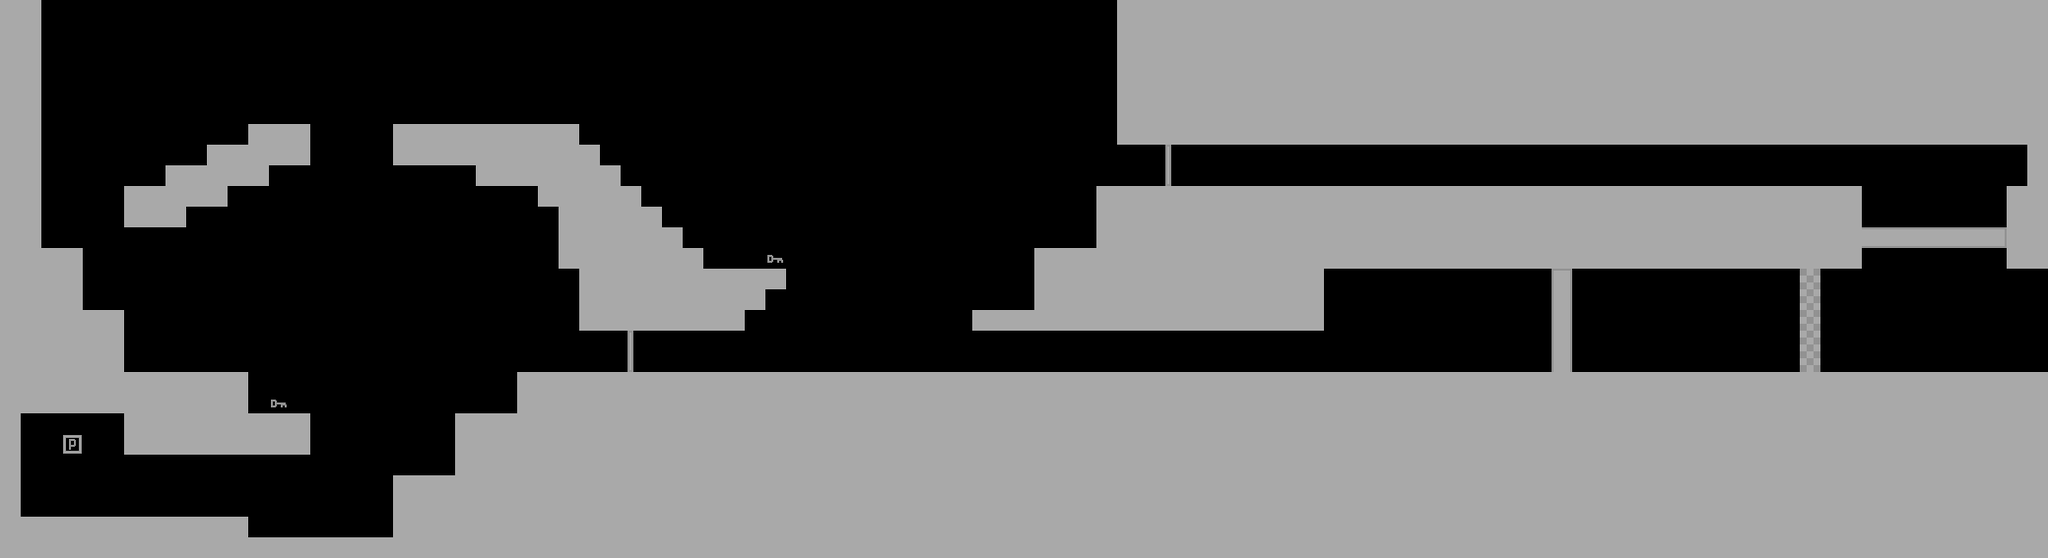

Below is a game level as drawn by its tile map, then a one-line description and the .tmx file that defines it, in full:
An orthogonal 99x27 tile map with 21x21 px tiles, 1 tile layer (Tile Layer 1) and 13 objects.

<map version="1.0" orientation="orthogonal" renderorder="right-down" width="99" height="27" tilewidth="21" tileheight="21" nextobjectid="1">
 <tileset firstgid="1" name="gts" tilewidth="21" tileheight="21" tilecount="25" columns="5">
  <image source="gts.png" trans="5e81a2" width="105" height="105" />
  <tile id="1">
   <objectgroup draworder="index">
    <object id="1" x="0" y="0" width="21" height="21" />
   </objectgroup>
  </tile>
  <tile id="2">
   <objectgroup draworder="index">
    <object id="1" x="0" y="0" width="21" height="21" />
   </objectgroup>
  </tile>
  <tile id="4">
   <objectgroup draworder="index">
    <object id="1" x="0" y="15" width="21" height="6" />
   </objectgroup>
  </tile>
  <tile id="6">
   <objectgroup draworder="index">
    <object id="10" x="0" y="0" width="21" height="21" />
   </objectgroup>
  </tile>
  <tile id="7">
   <objectgroup draworder="index">
    <object id="2" x="0" y="0" width="21" height="21" />
   </objectgroup>
  </tile>
  <tile id="9">
   <objectgroup draworder="index">
    <object id="1" x="2" y="7" width="16" height="8" />
   </objectgroup>
  </tile>
  <tile id="15">
   <objectgroup draworder="index">
    <object id="3" x="0" y="0" width="21" height="21" />
   </objectgroup>
  </tile>
  <tile id="16">
   <objectgroup draworder="index">
    <object id="2" x="0" y="0" width="21" height="21" />
   </objectgroup>
  </tile>
  <tile id="17">
   <objectgroup draworder="index">
    <object id="1" x="0" y="0" width="21" height="21" />
   </objectgroup>
  </tile>
  <tile id="19">
   <objectgroup draworder="index">
    <object id="1" x="0" y="0" width="21" height="21" />
   </objectgroup>
  </tile>
  <tile id="21">
   <objectgroup draworder="index">
    <object id="1" x="0" y="0" width="21" height="21" />
   </objectgroup>
  </tile>
  <tile id="22">
   <objectgroup draworder="index">
    <object id="1" x="0" y="0" width="21" height="21" />
   </objectgroup>
  </tile>
  <tile id="24">
   <objectgroup draworder="index">
    <object id="1" x="0" y="0" width="21" height="21" />
   </objectgroup>
  </tile>
 </tileset>
 <layer name="Tile Layer 1" width="99" height="27">
  <data encoding="csv">
7,7,0,0,0,0,0,0,0,0,0,0,0,0,0,0,0,0,0,0,0,0,0,0,0,0,0,0,0,0,0,0,0,0,0,0,0,0,0,0,0,0,0,0,0,0,0,0,0,0,0,0,0,0,7,7,7,7,7,7,7,7,7,7,7,7,7,7,7,7,7,7,7,7,7,7,7,7,7,7,7,7,7,7,7,7,7,7,7,7,7,7,7,7,7,7,7,7,7,
7,7,0,0,0,0,0,0,0,0,0,0,0,0,0,0,0,0,0,0,0,0,0,0,0,0,0,0,0,0,0,0,0,0,0,0,0,0,0,0,0,0,0,0,0,0,0,0,0,0,0,0,0,0,7,7,7,7,7,7,7,7,7,7,7,7,7,7,7,7,7,7,7,7,7,7,7,7,7,7,7,7,7,7,7,7,7,7,7,7,7,7,7,7,7,7,7,7,7,
7,7,0,0,0,0,0,0,0,0,0,0,0,0,0,0,0,0,0,0,0,0,0,0,0,0,0,0,0,0,0,0,0,0,0,0,0,0,0,0,0,0,0,0,0,0,0,0,0,0,0,0,0,0,7,7,7,7,7,7,7,7,7,7,7,7,7,7,7,7,7,7,7,7,7,7,7,7,7,7,7,7,7,7,7,7,7,7,7,7,7,7,7,7,7,7,7,7,7,
7,7,0,0,0,0,0,0,0,0,0,0,0,0,0,0,0,0,0,0,0,0,0,0,0,0,0,0,0,0,0,0,0,0,0,0,0,0,0,0,0,0,0,0,0,0,0,0,0,0,0,0,0,0,7,7,7,7,7,7,7,7,7,7,7,7,7,7,7,7,7,7,7,7,7,7,7,7,7,7,7,7,7,7,7,7,7,7,7,7,7,7,7,7,7,7,7,7,7,
7,7,0,0,0,0,0,0,0,0,0,0,0,0,0,0,0,0,0,0,0,0,0,0,0,0,0,0,0,0,0,0,0,0,0,0,0,0,0,0,0,0,0,0,0,0,0,0,0,0,0,0,0,0,7,7,7,7,7,7,7,7,7,7,7,7,7,7,7,7,7,7,7,7,7,7,7,7,7,7,7,7,7,7,7,7,7,7,7,7,7,7,7,7,7,7,7,7,7,
7,7,0,0,0,0,0,0,0,0,0,0,0,0,0,0,0,0,0,0,0,0,0,0,0,0,0,0,0,0,0,0,0,0,0,0,0,0,0,0,0,0,0,0,0,0,0,0,0,0,0,0,0,0,7,7,7,7,7,7,7,7,7,7,7,7,7,7,7,7,7,7,7,7,7,7,7,7,7,7,7,7,7,7,7,7,7,7,7,7,7,7,7,7,7,7,7,7,7,
7,7,0,0,0,0,0,0,0,0,0,0,7,7,7,0,0,0,0,7,7,7,7,7,7,7,7,7,0,0,0,0,0,0,0,0,0,0,0,0,0,0,0,0,0,0,0,0,0,0,0,0,0,0,7,7,7,7,7,7,7,7,7,7,7,7,7,7,7,7,7,7,7,7,7,7,7,7,7,7,7,7,7,7,7,7,7,7,7,7,7,7,7,7,7,7,7,7,7,
7,7,0,0,0,0,0,0,0,0,7,7,7,7,7,0,0,0,0,7,7,7,7,7,7,7,7,7,7,0,0,0,0,0,0,0,0,0,0,0,0,0,0,0,0,0,0,0,0,0,0,0,0,0,0,0,9,0,0,0,0,0,0,0,0,0,0,0,0,0,0,0,0,0,0,0,0,0,0,0,0,0,0,0,0,0,0,0,0,0,0,0,0,0,0,0,0,0,7,
7,7,0,0,0,0,0,0,7,7,7,7,7,0,0,0,0,0,0,0,0,0,0,7,7,7,7,7,7,7,0,0,0,0,0,0,0,0,0,0,0,0,0,0,0,0,0,0,0,0,0,0,0,0,0,0,14,0,0,0,0,0,0,0,0,0,0,0,0,0,0,0,0,0,0,0,0,0,0,0,0,0,0,0,0,0,0,0,0,0,0,0,0,0,0,0,0,0,7,
7,7,0,0,0,0,7,7,7,7,7,0,0,0,0,0,0,0,0,0,0,0,0,0,0,0,7,7,7,7,7,0,0,0,0,0,0,0,0,0,0,0,0,0,0,0,0,0,0,0,0,0,0,7,7,7,7,7,7,7,7,7,7,7,7,7,7,7,7,7,7,7,7,7,7,7,7,7,7,7,7,7,7,7,7,7,7,7,7,7,0,0,0,0,0,0,0,7,7,
7,7,0,0,0,0,7,7,7,0,0,0,0,0,0,0,0,0,0,0,0,0,0,0,0,0,0,7,7,7,7,7,0,0,0,0,0,0,0,0,0,0,0,0,0,0,0,0,0,0,0,0,0,7,7,7,7,7,7,7,7,7,7,7,7,7,7,7,7,7,7,7,7,7,7,7,7,7,7,7,7,7,7,7,7,7,7,7,7,7,0,0,0,0,0,0,0,7,7,
7,7,0,0,0,0,0,0,0,0,0,0,0,0,0,0,0,0,0,0,0,0,0,0,0,0,0,7,7,7,7,7,7,0,0,0,0,0,0,0,0,0,0,0,0,0,0,0,0,0,0,0,0,7,7,7,7,7,7,7,7,7,7,7,7,7,7,7,7,7,7,7,7,7,7,7,7,7,7,7,7,7,7,7,7,7,7,7,7,7,22,22,22,22,22,22,23,7,7,
7,7,7,7,0,0,0,0,0,0,0,0,0,0,0,0,0,0,0,0,0,0,0,0,0,0,0,7,7,7,7,7,7,7,0,0,0,10,0,0,0,0,0,0,0,0,0,0,0,0,7,7,7,7,7,7,7,7,7,7,7,7,7,7,7,7,7,7,7,7,7,7,7,7,7,7,7,7,7,7,7,7,7,7,7,7,7,7,7,7,0,0,0,0,0,0,0,7,7,
7,7,7,7,0,0,0,0,0,0,0,0,0,0,0,0,0,0,0,0,0,0,0,0,0,0,0,0,7,7,7,7,7,7,7,7,7,7,0,0,0,0,0,0,0,0,0,0,0,0,7,7,7,7,7,7,7,7,7,7,7,7,7,7,0,0,0,0,0,0,0,0,0,0,0,18,0,0,0,0,0,0,0,0,0,0,0,20,0,0,0,0,0,0,0,0,0,0,0,
7,7,7,7,0,0,0,0,0,0,0,0,0,0,0,0,0,0,0,0,0,0,0,0,0,0,0,0,7,7,7,7,7,7,7,7,7,0,0,0,0,0,0,0,0,0,0,0,0,0,7,7,7,7,7,7,7,7,7,7,7,7,7,7,0,0,0,0,0,0,0,0,0,0,0,17,0,0,0,0,0,0,0,0,0,0,0,25,0,0,0,0,0,0,0,0,0,0,0,
7,7,7,7,7,7,0,0,0,0,0,0,0,0,0,0,0,0,0,0,0,0,0,0,0,0,0,0,7,7,7,7,7,7,7,7,0,0,0,0,0,0,0,0,0,0,0,7,7,7,7,7,7,7,7,7,7,7,7,7,7,7,7,7,0,0,0,0,0,0,0,0,0,0,0,17,0,0,0,0,0,0,0,0,0,0,0,20,0,0,0,0,0,0,0,0,0,0,0,
7,7,7,7,7,7,0,0,0,0,0,0,0,0,0,0,0,0,0,0,0,0,0,0,0,0,0,0,0,0,9,0,0,0,0,0,0,0,0,0,0,0,0,0,0,0,0,0,0,0,0,0,0,0,0,0,0,0,0,0,0,0,0,0,0,0,0,0,0,0,0,0,0,0,0,17,0,0,0,0,0,0,0,0,0,0,0,25,0,0,0,0,0,0,0,0,0,0,0,
7,7,7,7,7,7,0,0,0,0,0,0,0,0,0,0,0,0,0,0,0,0,0,0,0,0,0,0,0,0,14,0,0,0,0,0,0,0,0,0,0,0,0,0,0,0,0,0,0,0,0,0,0,0,0,0,0,0,0,0,0,0,0,0,0,0,0,0,0,0,0,0,0,0,0,17,0,0,0,0,0,0,0,0,0,0,0,20,0,0,0,0,0,0,0,0,0,0,0,
7,7,7,7,7,7,7,7,7,7,7,7,0,0,0,0,0,0,0,0,0,0,0,0,0,7,7,7,7,7,7,7,7,7,7,7,7,7,7,7,7,7,7,7,7,7,7,7,7,7,7,7,7,7,7,7,7,7,7,7,7,7,7,7,7,7,7,7,7,7,7,7,7,7,7,7,7,7,7,7,7,7,7,7,7,7,7,7,7,7,7,7,7,7,7,7,7,7,7,
7,7,7,7,7,7,7,7,7,7,7,7,0,10,0,0,0,0,0,0,0,0,0,0,0,7,7,7,7,7,7,7,7,7,7,7,7,7,7,7,7,7,7,7,7,7,7,7,7,7,7,7,7,7,7,7,7,7,7,7,7,7,7,7,7,7,7,7,7,7,7,7,7,7,7,7,7,7,7,7,7,7,7,7,7,7,7,7,7,7,7,7,7,7,7,7,7,7,7,
7,0,0,0,0,0,7,7,7,7,7,7,7,7,7,0,0,0,0,0,0,0,7,7,7,7,7,7,7,7,7,7,7,7,7,7,7,7,7,7,7,7,7,7,7,7,7,7,7,7,7,7,7,7,7,7,7,7,7,7,7,7,7,7,7,7,7,7,7,7,7,7,7,7,7,7,7,7,7,7,7,7,7,7,7,7,7,7,7,7,7,7,7,7,7,7,7,7,7,
7,0,0,15,0,0,7,7,7,7,7,7,7,7,7,0,0,0,0,0,0,0,7,7,7,7,7,7,7,7,7,7,7,7,7,7,7,7,7,7,7,7,7,7,7,7,7,7,7,7,7,7,7,7,7,7,7,7,7,7,7,7,7,7,7,7,7,7,7,7,7,7,7,7,7,7,7,7,7,7,7,7,7,7,7,7,7,7,7,7,7,7,7,7,7,7,7,7,7,
7,0,0,0,0,0,0,0,0,0,0,0,0,0,0,0,0,0,0,0,0,0,7,7,7,7,7,7,7,7,7,7,7,7,7,7,7,7,7,7,7,7,7,7,7,7,7,7,7,7,7,7,7,7,7,7,7,7,7,7,7,7,7,7,7,7,7,7,7,7,7,7,7,7,7,7,7,7,7,7,7,7,7,7,7,7,7,7,7,7,7,7,7,7,7,7,7,7,7,
7,0,0,0,0,0,0,0,0,0,0,0,0,0,0,0,0,0,0,7,7,7,7,7,7,7,7,7,7,7,7,7,7,7,7,7,7,7,7,7,7,7,7,7,7,7,7,7,7,7,7,7,7,7,7,7,7,7,7,7,7,7,7,7,7,7,7,7,7,7,7,7,7,7,7,7,7,7,7,7,7,7,7,7,7,7,7,7,7,7,7,7,7,7,7,7,7,7,7,
7,0,0,0,0,0,0,0,0,0,0,0,0,0,0,0,0,0,0,7,7,7,7,7,7,7,7,7,7,7,7,7,7,7,7,7,7,7,7,7,7,7,7,7,7,7,7,7,7,7,7,7,7,7,7,7,7,7,7,7,7,7,7,7,7,7,7,7,7,7,7,7,7,7,7,7,7,7,7,7,7,7,7,7,7,7,7,7,7,7,7,7,7,7,7,7,7,7,7,
7,7,7,7,7,7,7,7,7,7,7,7,0,0,0,0,0,0,0,7,7,7,7,7,7,7,7,7,7,7,7,7,7,7,7,7,7,7,7,7,7,7,7,7,7,7,7,7,7,7,7,7,7,7,7,7,7,7,7,7,7,7,7,7,7,7,7,7,7,7,7,7,7,7,7,7,7,7,7,7,7,7,7,7,7,7,7,7,7,7,7,7,7,7,7,7,7,7,7,
7,7,7,7,7,7,7,7,7,7,7,7,7,7,7,7,7,7,7,7,7,7,7,7,7,7,7,7,7,7,7,7,7,7,7,7,7,7,7,7,7,7,7,7,7,7,7,7,7,7,7,7,7,7,7,7,7,7,7,7,7,7,7,7,7,7,7,7,7,7,7,7,7,7,7,7,7,7,7,7,7,7,7,7,7,7,7,7,7,7,7,7,7,7,7,7,7,7,7
</data>
 </layer>
</map>
